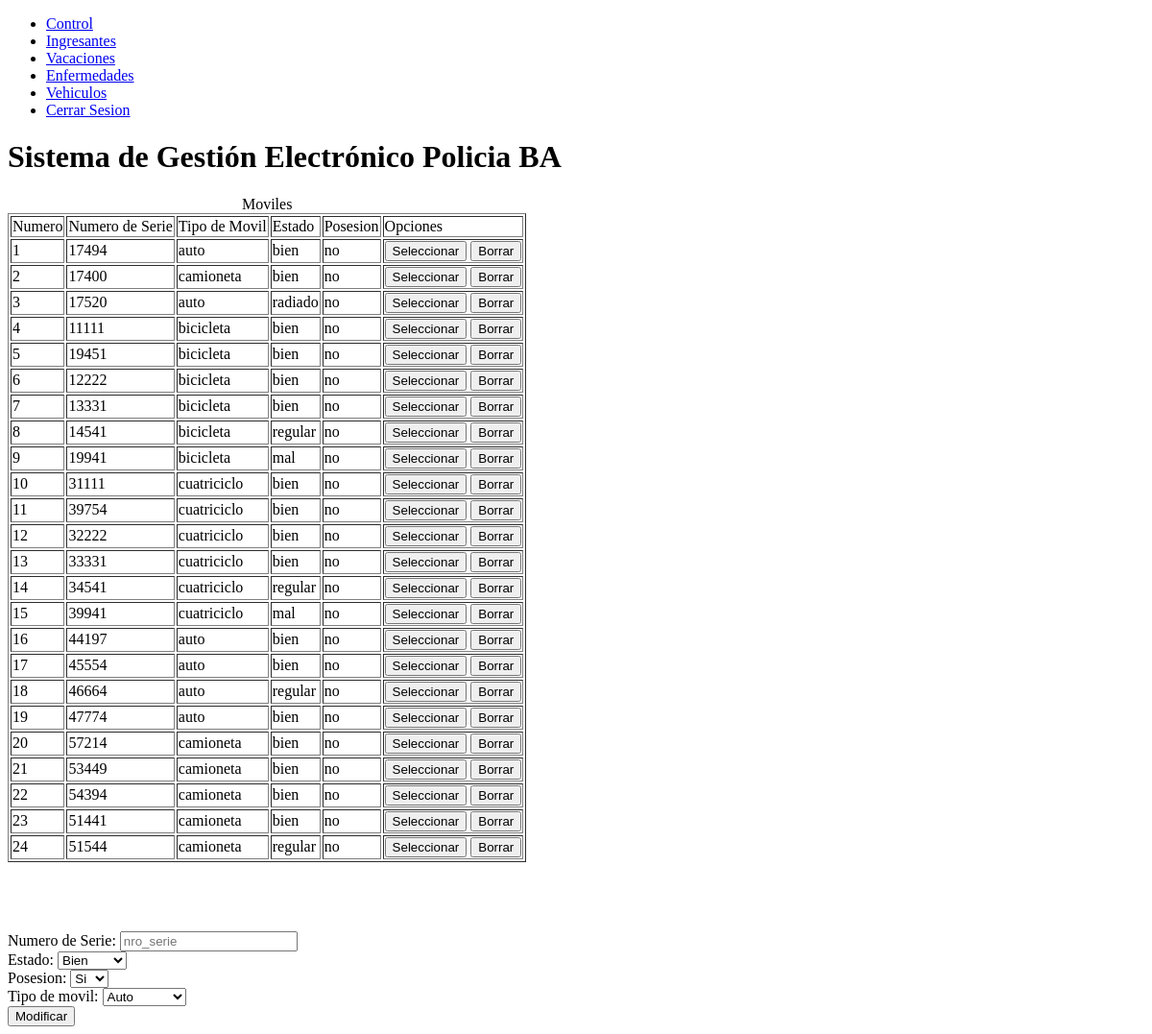
/administradores/vehiculos.php (signed in), run on an earlier commit of the app's database.
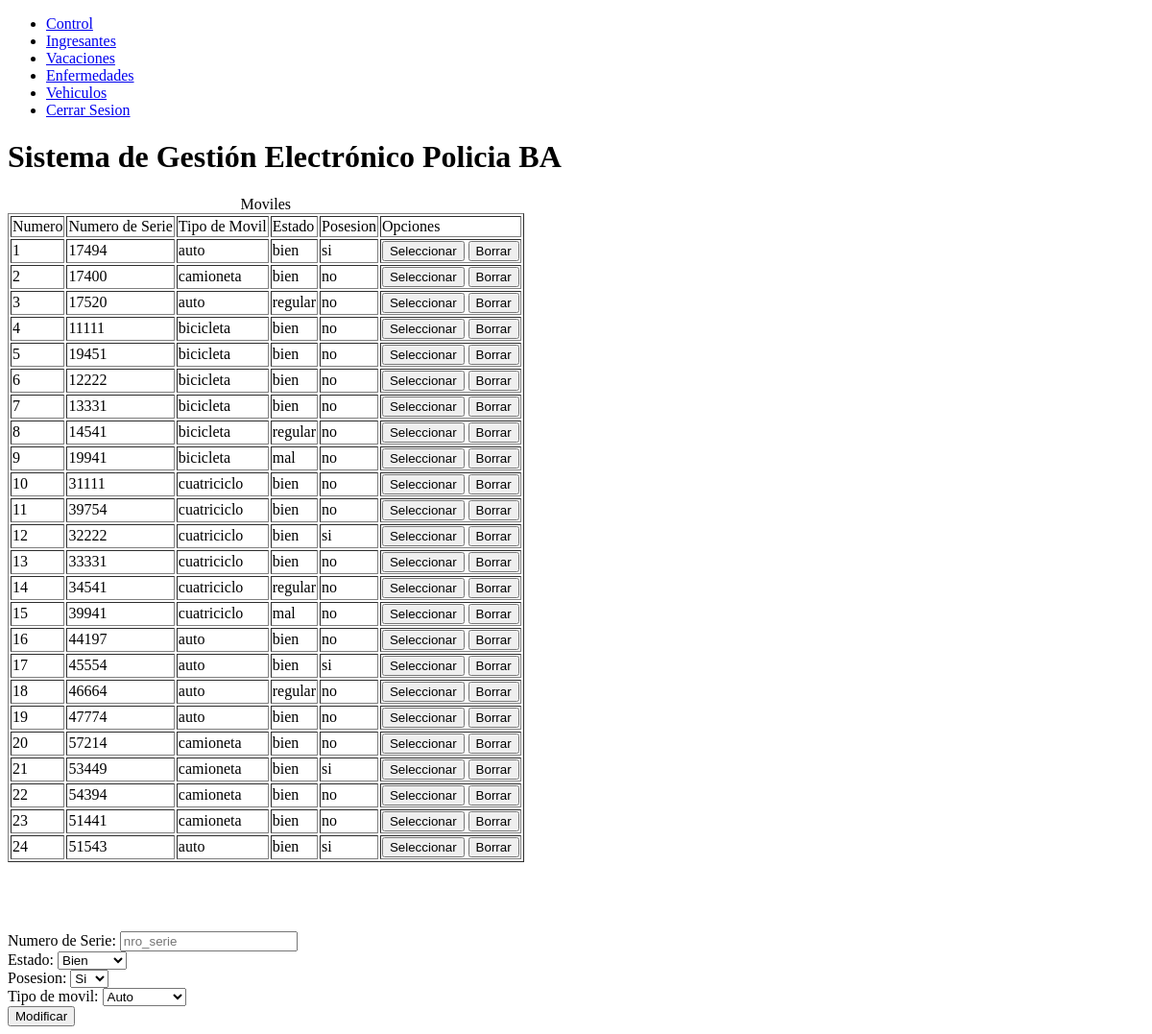
And on a later commit of the database.
### tables this page shows
CREATE TABLE `moviles` (
  `movil_id` int(11) NOT NULL,
  `nro_serie` int(11) NOT NULL,
  `tipo_movil` varchar(50) NOT NULL,
  `estado` varchar(50) NOT NULL,
  `posesion` varchar(5) NOT NULL,
  `fecha_borrado` date DEFAULT NULL
);

### administradores/vehiculos.php (the view, shortened to what this page needs)
<?php
    include("../conexion.php");
    $sql="SELECT movil_id , nro_serie ,tipo_movil , estado , posesion FROM moviles WHERE estado <>'borrado' ";
    $rta= mysqli_query($conexion,$sql) or
    die("Problemas en el select:".mysqli_error($conexion));
    $numero=1;
    $id = (isset($_REQUEST['id']))?$_REQUEST['id'] : "";
    $posesion = (isset($_REQUEST['posesion']))?$_REQUEST['posesion']:"";
    $tipo_movil = (isset($_REQUEST['tipo_movil']))?$_REQUEST['tipo_movil']:"";
    $estado= (isset($_REQUEST['estado']))?$_REQUEST['estado']:"";
    $nro_serie= (isset($_REQUEST['nro_serie']))?$_REQUEST['nro_serie']:"";;
?>
<!DOCTYPE html>
<html lang="en">
<head>
</head>
<body>
    <nav>
        <ul>
            <li><a href="index.php">Control</a></li>
            <li><a href="ingresantes.php">Ingresantes</a></li>
            <li><a href="vacaciones.php">Vacaciones</a></li>
            <li><a href="enfermedades.php">Enfermedades</a></li>
            <li><a href="vehiculos.php">Vehiculos</a></li>
            <li><a href="../cerrar_session.php">Cerrar Sesion</a></li>
        </ul>
    </nav>
    <h1>Sistema de Gestión Electrónico Policia BA</h1>
    <table border="1">
        <caption>Moviles</caption>
        <tr>
            <td>Numero</td>
            <td>Numero de Serie</td>
            <td>Tipo de Movil</td>
            <td>Estado</td>
            <td>Posesion</td>
            <td>Opciones</td>
        </tr>
    <?php
        while ($mostrar = mysqli_fetch_array($rta))
        {
    ?>
        <tr>
            <td> <?php echo $numero ?> </td>
            <td> <?php echo $mostrar['nro_serie'] ?> </td>
            <td> <?php echo $mostrar['tipo_movil'] ?> </td>
            <td> <?php echo $mostrar['estado'] ?> </td>
            <td> <?php
                    if ($mostrar['posesion'] == "si" ){
                        echo "si";
                    }
                    else{
                        echo"no";
                    }
                 ?>
            </td>
            <td>
                <form method="POST">
                    <input type="submit" name="opcion" value="Seleccionar">
                    <input type="submit" name="opcion" value="Borrar">
                </form>
            </td>
        </tr>
    <?php
        $numero++;
        }
    ?>
    </table>
    <br><br><br>
    <form method="POST">
        <input type="hidden" name="id" value="<?php echo $id;?>"><br>
        Numero de Serie:
        <input type="text" name="nro_serie" value="<?php echo $nro_serie;?>" placeholder="nro_serie"><br>
        Estado: <?php echo $estado;?>
        <select name="estado">
            <option value="bien">Bien</option>
        </select><br>
        Posesion: <?php echo $posesion;?>
        <select name="posesion">
            <option value="si">Si</option>
        </select><br>
        Tipo de movil: <?php echo $tipo_movil;?>
        <select name="tipo_movil">
            <option value="auto">Auto</option>
        </select><br>
        <input type="submit" name="opcion" value="Modificar">
    </form>
</body>
</html>

What changed in the data, as far as the page shows it:
removed moviles: nro_serie "51544", tipo_movil "camioneta", estado "regular", posesion "no"
changed moviles (number 1 of 24 on the later page): posesion "no" → "si"
changed moviles (number 3 of 24 on the later page): estado "radiado" → "regular"
changed moviles (number 12 of 24 on the later page): posesion "no" → "si"
changed moviles (number 17 of 24 on the later page): posesion "no" → "si"
changed moviles (number 21 of 24 on the later page): posesion "no" → "si"
added moviles: nro_serie "51543", tipo_movil "auto", estado "bien", posesion "si"
